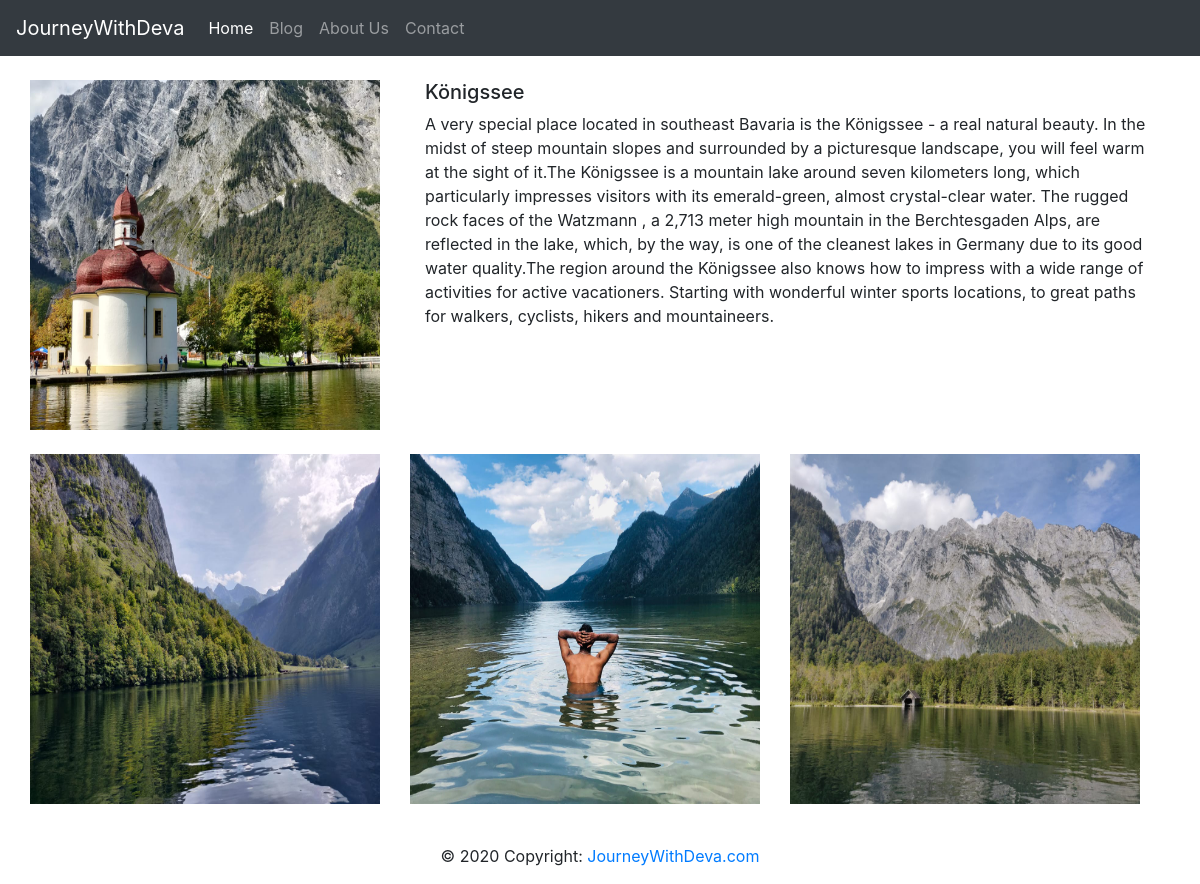
The app's page /sites/7 with its own data.
### myBlog/models.py (models this page shows, shortened)
class SiteLoc(models.Model):
    site_id = models.AutoField
    site_name = models.CharField(max_length=50)
    country = models.CharField(max_length=50, default="")
    city = models.CharField(max_length=50, default="")
    desc = models.CharField(max_length=800)
    image = models.ImageField(upload_to="blog/images", default="")
    image2 = models.ImageField(upload_to="blog/images", default="")
    image3 = models.ImageField(upload_to="blog/images", default="")
    image4 = models.ImageField(upload_to="blog/images", default="")

### myBlog/views.py (the view)
# urls.py: path("sites/<int:myid>", views.siteView, name="SiteView"),
def siteView(request, myid):
    site = SiteLoc.objects.filter(id=myid)
    return render(request, 'blog/siteView.html', {'site':site[0]})

### myBlog/templates/blog/siteView.html (shortened to what this page needs)
{% extends 'blog/common.html' %}
{% block body %}
<div class="container my-4">
    <div class="row">
    <div class="col-md-4">
    <div class="row">
        <img src="/media/{{site.image}}" width="350px" height="350px">
    </div>
    </div>
    <div class="col-md-8">
        <h5>{{site.site_name}}</h5>
        <p>{{site.desc}}</p>
    </div>
    </div>
    <br>
   <div class="row">
       <div class="col-md-4">
        <div class="row">
        <img src="/media/{{site.image2}}" width="350px" height="350px">
        </div>
       </div>
       <div class="col-md-4">
        <div class="row">
        <img src="/media/{{site.image3}}" width="350px" height="350px">
        </div>
       </div>
       <div class="col-md-4">
        <div class="row">
        <img src="/media/{{site.image4}}" width="350px" height="350px">
        </div>
       </div>
   </div>
</div>
{% endblock %}

### records on screen
SiteLoc: image (picture), site_name "Königssee", desc "A very special place located in southeast Bavaria is the Königssee - a real natural beauty. In the midst of steep mountain slopes and surrounded by a picturesque landscape, you will feel warm at the sight of it.The Königssee is a mountain lake around seven kilometers long, which particularly impresses visitors with its emerald-green, almost crystal-clear water. The rugged rock faces of the Watzmann , a 2,713 meter high mountain in the Berchtesgaden Alps, are reflected in the lake, which, by the way, is one of the cleanest lakes in Germany due to its good water quality.The region around the Königssee also knows how to impress with a wide range of activities for active vacationers. Starting…", image2 (picture), image3 (picture), image4 (picture)
